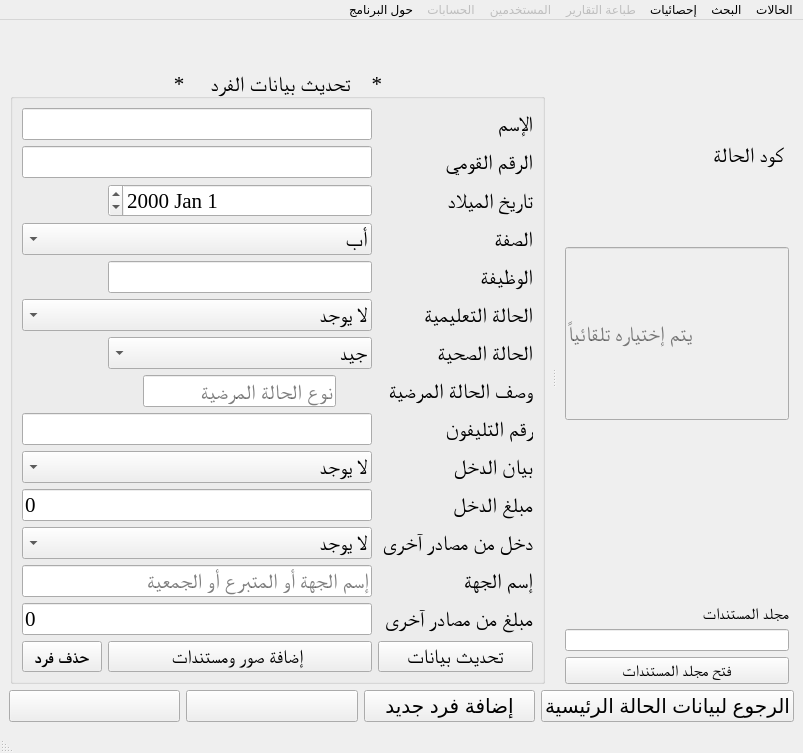
<?xml version="1.0" encoding="UTF-8"?>
<ui version="4.0">
 <class>update_people_in_form</class>
 <widget class="QMainWindow" name="update_people_in_form">
  <property name="geometry">
   <rect>
    <x>0</x>
    <y>0</y>
    <width>803</width>
    <height>708</height>
   </rect>
  </property>
  <property name="windowTitle">
   <string>برنامج جمعية مسجد الرحمن لإدارة الحالات - تحديث بيانات أفراد - نسخة تجريبية -</string>
  </property>
  <property name="layoutDirection">
   <enum>Qt::RightToLeft</enum>
  </property>
  <property name="styleSheet">
   <string notr="true">QPushButton{

    background-color:
        linear-gradient(#f0ff35, #a9ff00),
        radial-gradient(center 50% -40%, radius 200%, #b8ee36 45%, #80c800 50%);
    background-radius: 6, 5;
    background-insets: 0, 1;
    effect: dropshadow( three-pass-box , rgba(0,0,0,0.4) , 5, 0.0 , 0 , 1 );
    text-fill: #395306;

}</string>
  </property>
  <widget class="QWidget" name="centralwidget">
   <layout class="QGridLayout" name="gridLayout">
    <item row="0" column="1">
     <spacer name="verticalSpacer">
      <property name="font">
       <font>
        <family>Times New Roman</family>
       </font>
      </property>
      <property name="orientation">
       <enum>Qt::Vertical</enum>
      </property>
      <property name="sizeType">
       <enum>QSizePolicy::Fixed</enum>
      </property>
      <property name="sizeHint" stdset="0">
       <size>
        <width>20</width>
        <height>40</height>
       </size>
      </property>
     </spacer>
    </item>
    <item row="2" column="1">
     <layout class="QHBoxLayout" name="horizontalLayout">
      <item>
       <widget class="QPushButton" name="btn_back_to_case">
        <property name="font">
         <font>
          <pointsize>15</pointsize>
         </font>
        </property>
        <property name="styleSheet">
         <string notr="true"/>
        </property>
        <property name="text">
         <string>الرجوع لبيانات الحالة الرئيسية</string>
        </property>
       </widget>
      </item>
      <item>
       <widget class="QPushButton" name="btn_add_new_people">
        <property name="enabled">
         <bool>true</bool>
        </property>
        <property name="font">
         <font>
          <pointsize>15</pointsize>
         </font>
        </property>
        <property name="text">
         <string>إضافة فرد جديد</string>
        </property>
       </widget>
      </item>
      <item>
       <widget class="QPushButton" name="btn_show_cases">
        <property name="enabled">
         <bool>true</bool>
        </property>
        <property name="font">
         <font>
          <pointsize>15</pointsize>
         </font>
        </property>
        <property name="text">
         <string/>
        </property>
       </widget>
      </item>
      <item>
       <widget class="QPushButton" name="btn_search">
        <property name="enabled">
         <bool>true</bool>
        </property>
        <property name="font">
         <font>
          <pointsize>15</pointsize>
         </font>
        </property>
        <property name="text">
         <string/>
        </property>
       </widget>
      </item>
     </layout>
    </item>
    <item row="1" column="1">
     <widget class="QSplitter" name="splitter">
      <property name="font">
       <font>
        <family>Times New Roman</family>
       </font>
      </property>
      <property name="autoFillBackground">
       <bool>false</bool>
      </property>
      <property name="frameShape">
       <enum>QFrame::NoFrame</enum>
      </property>
      <property name="frameShadow">
       <enum>QFrame::Raised</enum>
      </property>
      <property name="lineWidth">
       <number>1</number>
      </property>
      <property name="midLineWidth">
       <number>0</number>
      </property>
      <property name="orientation">
       <enum>Qt::Horizontal</enum>
      </property>
      <property name="handleWidth">
       <number>20</number>
      </property>
      <widget class="QWidget" name="layoutWidget">
       <layout class="QFormLayout" name="formLayout">
        <item row="1" column="1">
         <widget class="QLabel" name="label">
          <property name="sizePolicy">
           <sizepolicy hsizetype="Preferred" vsizetype="Expanding">
            <horstretch>0</horstretch>
            <verstretch>0</verstretch>
           </sizepolicy>
          </property>
          <property name="font">
           <font>
            <family>Times New Roman</family>
            <pointsize>16</pointsize>
           </font>
          </property>
          <property name="text">
           <string> كود الحالة</string>
          </property>
         </widget>
        </item>
        <item row="2" column="1">
         <widget class="QLineEdit" name="c_id">
          <property name="enabled">
           <bool>false</bool>
          </property>
          <property name="sizePolicy">
           <sizepolicy hsizetype="Preferred" vsizetype="Expanding">
            <horstretch>100</horstretch>
            <verstretch>0</verstretch>
           </sizepolicy>
          </property>
          <property name="font">
           <font>
            <family>Times New Roman</family>
            <pointsize>16</pointsize>
           </font>
          </property>
          <property name="alignment">
           <set>Qt::AlignRight|Qt::AlignTrailing|Qt::AlignVCenter</set>
          </property>
          <property name="placeholderText">
           <string>يتم إختياره تلقائياً</string>
          </property>
         </widget>
        </item>
        <item row="5" column="1">
         <widget class="QLineEdit" name="folder_path"/>
        </item>
        <item row="4" column="1">
         <widget class="QLabel" name="label_2">
          <property name="font">
           <font>
            <pointsize>12</pointsize>
           </font>
          </property>
          <property name="text">
           <string>مجلد المستندات</string>
          </property>
         </widget>
        </item>
        <item row="6" column="1">
         <widget class="QPushButton" name="btn_open_folder">
          <property name="font">
           <font>
            <pointsize>12</pointsize>
           </font>
          </property>
          <property name="text">
           <string>فتح مجلد المستندات</string>
          </property>
         </widget>
        </item>
        <item row="3" column="1">
         <spacer name="verticalSpacer_2">
          <property name="orientation">
           <enum>Qt::Vertical</enum>
          </property>
          <property name="sizeHint" stdset="0">
           <size>
            <width>20</width>
            <height>40</height>
           </size>
          </property>
         </spacer>
        </item>
       </layout>
      </widget>
      <widget class="QGroupBox" name="groupBox">
       <property name="enabled">
        <bool>true</bool>
       </property>
       <property name="sizePolicy">
        <sizepolicy hsizetype="Preferred" vsizetype="Expanding">
         <horstretch>0</horstretch>
         <verstretch>0</verstretch>
        </sizepolicy>
       </property>
       <property name="font">
        <font>
         <family>Times New Roman</family>
         <pointsize>16</pointsize>
         <weight>50</weight>
         <bold>false</bold>
         <strikeout>false</strikeout>
        </font>
       </property>
       <property name="toolTip">
        <string/>
       </property>
       <property name="layoutDirection">
        <enum>Qt::RightToLeft</enum>
       </property>
       <property name="title">
        <string> *     تحديث بيانات الفرد    * </string>
       </property>
       <property name="alignment">
        <set>Qt::AlignCenter</set>
       </property>
       <property name="flat">
        <bool>false</bool>
       </property>
       <layout class="QGridLayout" name="gridLayout_2">
        <item row="15" column="1">
         <widget class="QPushButton" name="btn_update_people_now">
          <property name="sizePolicy">
           <sizepolicy hsizetype="Minimum" vsizetype="Expanding">
            <horstretch>0</horstretch>
            <verstretch>0</verstretch>
           </sizepolicy>
          </property>
          <property name="font">
           <font>
            <family>Times New Roman</family>
            <pointsize>15</pointsize>
           </font>
          </property>
          <property name="text">
           <string>تحديث بيانات</string>
          </property>
         </widget>
        </item>
        <item row="15" column="3">
         <widget class="QPushButton" name="btn_add_documents">
          <property name="sizePolicy">
           <sizepolicy hsizetype="Minimum" vsizetype="Expanding">
            <horstretch>0</horstretch>
            <verstretch>0</verstretch>
           </sizepolicy>
          </property>
          <property name="font">
           <font>
            <family>Times New Roman</family>
            <pointsize>14</pointsize>
           </font>
          </property>
          <property name="toolTip">
           <string/>
          </property>
          <property name="text">
           <string>إضافة صور ومستندات </string>
          </property>
         </widget>
        </item>
        <item row="6" column="3">
         <widget class="QComboBox" name="health_status">
          <property name="sizePolicy">
           <sizepolicy hsizetype="Preferred" vsizetype="Expanding">
            <horstretch>0</horstretch>
            <verstretch>0</verstretch>
           </sizepolicy>
          </property>
          <property name="font">
           <font>
            <family>Times New Roman</family>
            <pointsize>16</pointsize>
           </font>
          </property>
          <item>
           <property name="text">
            <string>جيد</string>
           </property>
          </item>
          <item>
           <property name="text">
            <string>متوسط</string>
           </property>
          </item>
          <item>
           <property name="text">
            <string>مريض</string>
           </property>
          </item>
          <item>
           <property name="text">
            <string>مرض مزمن</string>
           </property>
          </item>
         </widget>
        </item>
        <item row="5" column="1">
         <widget class="QLabel" name="label_8">
          <property name="sizePolicy">
           <sizepolicy hsizetype="Preferred" vsizetype="Expanding">
            <horstretch>0</horstretch>
            <verstretch>0</verstretch>
           </sizepolicy>
          </property>
          <property name="font">
           <font>
            <family>Times New Roman</family>
            <pointsize>16</pointsize>
           </font>
          </property>
          <property name="text">
           <string>الحالة التعليمية</string>
          </property>
         </widget>
        </item>
        <item row="5" column="3" colspan="2">
         <widget class="QComboBox" name="learn_status">
          <property name="sizePolicy">
           <sizepolicy hsizetype="Preferred" vsizetype="Expanding">
            <horstretch>0</horstretch>
            <verstretch>0</verstretch>
           </sizepolicy>
          </property>
          <property name="font">
           <font>
            <family>Times New Roman</family>
            <pointsize>16</pointsize>
           </font>
          </property>
          <item>
           <property name="text">
            <string>لا يوجد</string>
           </property>
          </item>
          <item>
           <property name="text">
            <string>محو أمية</string>
           </property>
          </item>
          <item>
           <property name="text">
            <string>حضانة</string>
           </property>
          </item>
          <item>
           <property name="text">
            <string>ابتدائي</string>
           </property>
          </item>
          <item>
           <property name="text">
            <string>اعدادى</string>
           </property>
          </item>
          <item>
           <property name="text">
            <string>ثانوي عام</string>
           </property>
          </item>
          <item>
           <property name="text">
            <string>ثانوي تجارى</string>
           </property>
          </item>
          <item>
           <property name="text">
            <string>ثانوي زراعي</string>
           </property>
          </item>
          <item>
           <property name="text">
            <string>ثانوي صناعي</string>
           </property>
          </item>
          <item>
           <property name="text">
            <string>جامعة</string>
           </property>
          </item>
          <item>
           <property name="text">
            <string>معهد</string>
           </property>
          </item>
         </widget>
        </item>
        <item row="4" column="1">
         <widget class="QLabel" name="label_25">
          <property name="sizePolicy">
           <sizepolicy hsizetype="Preferred" vsizetype="Expanding">
            <horstretch>0</horstretch>
            <verstretch>0</verstretch>
           </sizepolicy>
          </property>
          <property name="font">
           <font>
            <family>Times New Roman</family>
            <pointsize>16</pointsize>
           </font>
          </property>
          <property name="text">
           <string>الوظيفة</string>
          </property>
         </widget>
        </item>
        <item row="4" column="3">
         <widget class="QLineEdit" name="jop">
          <property name="sizePolicy">
           <sizepolicy hsizetype="Expanding" vsizetype="Expanding">
            <horstretch>0</horstretch>
            <verstretch>0</verstretch>
           </sizepolicy>
          </property>
          <property name="font">
           <font>
            <family>Times New Roman</family>
            <pointsize>16</pointsize>
           </font>
          </property>
         </widget>
        </item>
        <item row="3" column="1">
         <widget class="QLabel" name="label_16">
          <property name="sizePolicy">
           <sizepolicy hsizetype="Preferred" vsizetype="Expanding">
            <horstretch>0</horstretch>
            <verstretch>0</verstretch>
           </sizepolicy>
          </property>
          <property name="font">
           <font>
            <family>Times New Roman</family>
            <pointsize>16</pointsize>
           </font>
          </property>
          <property name="text">
           <string>الصفة</string>
          </property>
         </widget>
        </item>
        <item row="3" column="3" colspan="2">
         <widget class="QComboBox" name="parent_or_son">
          <property name="sizePolicy">
           <sizepolicy hsizetype="Preferred" vsizetype="Expanding">
            <horstretch>0</horstretch>
            <verstretch>0</verstretch>
           </sizepolicy>
          </property>
          <property name="font">
           <font>
            <family>Times New Roman</family>
            <pointsize>16</pointsize>
           </font>
          </property>
          <item>
           <property name="text">
            <string>أب</string>
           </property>
          </item>
          <item>
           <property name="text">
            <string>أم</string>
           </property>
          </item>
          <item>
           <property name="text">
            <string>ابن</string>
           </property>
          </item>
          <item>
           <property name="text">
            <string>ابنة</string>
           </property>
          </item>
          <item>
           <property name="text">
            <string>جد / جدة</string>
           </property>
          </item>
          <item>
           <property name="text">
            <string>عم / عمة</string>
           </property>
          </item>
          <item>
           <property name="text">
            <string>خال / خالة</string>
           </property>
          </item>
          <item>
           <property name="text">
            <string>حالة منفردة</string>
           </property>
          </item>
         </widget>
        </item>
        <item row="2" column="1">
         <widget class="QLabel" name="label_7">
          <property name="sizePolicy">
           <sizepolicy hsizetype="Preferred" vsizetype="Expanding">
            <horstretch>0</horstretch>
            <verstretch>0</verstretch>
           </sizepolicy>
          </property>
          <property name="font">
           <font>
            <family>Times New Roman</family>
            <pointsize>16</pointsize>
           </font>
          </property>
          <property name="text">
           <string>تاريخ الميلاد</string>
          </property>
         </widget>
        </item>
        <item row="2" column="3">
         <widget class="QDateEdit" name="dob">
          <property name="sizePolicy">
           <sizepolicy hsizetype="Minimum" vsizetype="Expanding">
            <horstretch>0</horstretch>
            <verstretch>0</verstretch>
           </sizepolicy>
          </property>
          <property name="font">
           <font>
            <family>Times New Roman</family>
            <pointsize>16</pointsize>
           </font>
          </property>
          <property name="layoutDirection">
           <enum>Qt::RightToLeft</enum>
          </property>
          <property name="locale">
           <locale language="English" country="UnitedStates"/>
          </property>
         </widget>
        </item>
        <item row="12" column="3" colspan="2">
         <widget class="QComboBox" name="other_income">
          <property name="sizePolicy">
           <sizepolicy hsizetype="Preferred" vsizetype="Expanding">
            <horstretch>0</horstretch>
            <verstretch>0</verstretch>
           </sizepolicy>
          </property>
          <property name="font">
           <font>
            <family>Times New Roman</family>
            <pointsize>16</pointsize>
           </font>
          </property>
          <item>
           <property name="text">
            <string>لا يوجد</string>
           </property>
          </item>
          <item>
           <property name="text">
            <string>كفالة كاملة</string>
           </property>
          </item>
          <item>
           <property name="text">
            <string>موسمية</string>
           </property>
          </item>
          <item>
           <property name="text">
            <string>علاج</string>
           </property>
          </item>
          <item>
           <property name="text">
            <string>مشروع لزيادة الدخل</string>
           </property>
          </item>
          <item>
           <property name="text">
            <string>أقارب</string>
           </property>
          </item>
          <item>
           <property name="text">
            <string>آخرى</string>
           </property>
          </item>
         </widget>
        </item>
        <item row="12" column="1">
         <widget class="QLabel" name="label_12">
          <property name="sizePolicy">
           <sizepolicy hsizetype="Preferred" vsizetype="Expanding">
            <horstretch>0</horstretch>
            <verstretch>0</verstretch>
           </sizepolicy>
          </property>
          <property name="font">
           <font>
            <family>Times New Roman</family>
            <pointsize>16</pointsize>
           </font>
          </property>
          <property name="text">
           <string>دخل من مصادر آخرى</string>
          </property>
         </widget>
        </item>
        <item row="13" column="3" colspan="2">
         <widget class="QLineEdit" name="name_of_other_income">
          <property name="sizePolicy">
           <sizepolicy hsizetype="Expanding" vsizetype="Expanding">
            <horstretch>0</horstretch>
            <verstretch>0</verstretch>
           </sizepolicy>
          </property>
          <property name="font">
           <font>
            <family>Times New Roman</family>
            <pointsize>16</pointsize>
           </font>
          </property>
          <property name="placeholderText">
           <string>إسم الجهة أو المتبرع أو الجمعية</string>
          </property>
         </widget>
        </item>
        <item row="13" column="1">
         <widget class="QLabel" name="label_13">
          <property name="sizePolicy">
           <sizepolicy hsizetype="Preferred" vsizetype="Expanding">
            <horstretch>0</horstretch>
            <verstretch>0</verstretch>
           </sizepolicy>
          </property>
          <property name="font">
           <font>
            <family>Times New Roman</family>
            <pointsize>16</pointsize>
           </font>
          </property>
          <property name="text">
           <string>إسم الجهة</string>
          </property>
         </widget>
        </item>
        <item row="14" column="3" colspan="2">
         <widget class="QLineEdit" name="salary_of_other_income">
          <property name="sizePolicy">
           <sizepolicy hsizetype="Expanding" vsizetype="Expanding">
            <horstretch>0</horstretch>
            <verstretch>0</verstretch>
           </sizepolicy>
          </property>
          <property name="font">
           <font>
            <family>Times New Roman</family>
            <pointsize>16</pointsize>
           </font>
          </property>
          <property name="text">
           <string>0</string>
          </property>
         </widget>
        </item>
        <item row="14" column="1">
         <widget class="QLabel" name="label_14">
          <property name="sizePolicy">
           <sizepolicy hsizetype="Preferred" vsizetype="Expanding">
            <horstretch>0</horstretch>
            <verstretch>0</verstretch>
           </sizepolicy>
          </property>
          <property name="font">
           <font>
            <family>Times New Roman</family>
            <pointsize>16</pointsize>
           </font>
          </property>
          <property name="text">
           <string>مبلغ من مصادر آخرى</string>
          </property>
         </widget>
        </item>
        <item row="15" column="4">
         <widget class="QPushButton" name="btn_delete_people_now">
          <property name="sizePolicy">
           <sizepolicy hsizetype="Minimum" vsizetype="Expanding">
            <horstretch>0</horstretch>
            <verstretch>0</verstretch>
           </sizepolicy>
          </property>
          <property name="font">
           <font>
            <family>Times New Roman</family>
            <pointsize>13</pointsize>
            <weight>75</weight>
            <bold>true</bold>
           </font>
          </property>
          <property name="toolTip">
           <string>يرجي مراعاة الدقة في الحذف لانه لا يمكن الرجوع عنه</string>
          </property>
          <property name="text">
           <string>حذف فرد</string>
          </property>
         </widget>
        </item>
        <item row="11" column="3" colspan="2">
         <widget class="QLineEdit" name="income_salary">
          <property name="sizePolicy">
           <sizepolicy hsizetype="Expanding" vsizetype="Expanding">
            <horstretch>0</horstretch>
            <verstretch>0</verstretch>
           </sizepolicy>
          </property>
          <property name="font">
           <font>
            <family>Times New Roman</family>
            <pointsize>16</pointsize>
           </font>
          </property>
          <property name="text">
           <string>0</string>
          </property>
         </widget>
        </item>
        <item row="9" column="1">
         <widget class="QLabel" name="label_9">
          <property name="sizePolicy">
           <sizepolicy hsizetype="Preferred" vsizetype="Expanding">
            <horstretch>0</horstretch>
            <verstretch>0</verstretch>
           </sizepolicy>
          </property>
          <property name="font">
           <font>
            <family>Times New Roman</family>
            <pointsize>16</pointsize>
           </font>
          </property>
          <property name="text">
           <string>رقم التليفون</string>
          </property>
         </widget>
        </item>
        <item row="11" column="1">
         <widget class="QLabel" name="label_11">
          <property name="sizePolicy">
           <sizepolicy hsizetype="Preferred" vsizetype="Expanding">
            <horstretch>0</horstretch>
            <verstretch>0</verstretch>
           </sizepolicy>
          </property>
          <property name="font">
           <font>
            <family>Times New Roman</family>
            <pointsize>16</pointsize>
           </font>
          </property>
          <property name="text">
           <string>مبلغ الدخل</string>
          </property>
         </widget>
        </item>
        <item row="6" column="1">
         <widget class="QLabel" name="label_23">
          <property name="sizePolicy">
           <sizepolicy hsizetype="Preferred" vsizetype="Expanding">
            <horstretch>0</horstretch>
            <verstretch>0</verstretch>
           </sizepolicy>
          </property>
          <property name="font">
           <font>
            <family>Times New Roman</family>
            <pointsize>16</pointsize>
           </font>
          </property>
          <property name="text">
           <string>الحالة الصحية</string>
          </property>
         </widget>
        </item>
        <item row="10" column="1">
         <widget class="QLabel" name="label_10">
          <property name="sizePolicy">
           <sizepolicy hsizetype="Preferred" vsizetype="Expanding">
            <horstretch>0</horstretch>
            <verstretch>0</verstretch>
           </sizepolicy>
          </property>
          <property name="font">
           <font>
            <family>Times New Roman</family>
            <pointsize>16</pointsize>
           </font>
          </property>
          <property name="text">
           <string>بيان الدخل</string>
          </property>
         </widget>
        </item>
        <item row="9" column="3" colspan="2">
         <widget class="QLineEdit" name="phone_no">
          <property name="sizePolicy">
           <sizepolicy hsizetype="Expanding" vsizetype="Expanding">
            <horstretch>0</horstretch>
            <verstretch>0</verstretch>
           </sizepolicy>
          </property>
          <property name="font">
           <font>
            <family>Times New Roman</family>
            <pointsize>16</pointsize>
           </font>
          </property>
         </widget>
        </item>
        <item row="10" column="3" colspan="2">
         <widget class="QComboBox" name="income_statement">
          <property name="sizePolicy">
           <sizepolicy hsizetype="Preferred" vsizetype="Expanding">
            <horstretch>0</horstretch>
            <verstretch>0</verstretch>
           </sizepolicy>
          </property>
          <property name="font">
           <font>
            <family>Times New Roman</family>
            <pointsize>16</pointsize>
           </font>
          </property>
          <item>
           <property name="text">
            <string>لا يوجد</string>
           </property>
          </item>
          <item>
           <property name="text">
            <string>حر</string>
           </property>
          </item>
          <item>
           <property name="text">
            <string>حكومي</string>
           </property>
          </item>
          <item>
           <property name="text">
            <string>معاش ضمان إجتماعي</string>
           </property>
          </item>
          <item>
           <property name="text">
            <string>معاش تأمينات</string>
           </property>
          </item>
         </widget>
        </item>
        <item row="7" column="3" alignment="Qt::AlignHCenter|Qt::AlignVCenter">
         <widget class="QLineEdit" name="Type_of_desease">
          <property name="sizePolicy">
           <sizepolicy hsizetype="Expanding" vsizetype="Expanding">
            <horstretch>0</horstretch>
            <verstretch>0</verstretch>
           </sizepolicy>
          </property>
          <property name="font">
           <font>
            <family>Times New Roman</family>
            <pointsize>16</pointsize>
           </font>
          </property>
          <property name="placeholderText">
           <string>نوع الحالة المرضية </string>
          </property>
         </widget>
        </item>
        <item row="7" column="1">
         <widget class="QLabel" name="label_24">
          <property name="sizePolicy">
           <sizepolicy hsizetype="Preferred" vsizetype="Expanding">
            <horstretch>0</horstretch>
            <verstretch>0</verstretch>
           </sizepolicy>
          </property>
          <property name="font">
           <font>
            <family>Times New Roman</family>
            <pointsize>16</pointsize>
           </font>
          </property>
          <property name="text">
           <string>وصف الحالة المرضية  </string>
          </property>
         </widget>
        </item>
        <item row="0" column="1">
         <widget class="QLabel" name="label_5">
          <property name="sizePolicy">
           <sizepolicy hsizetype="Preferred" vsizetype="Expanding">
            <horstretch>0</horstretch>
            <verstretch>0</verstretch>
           </sizepolicy>
          </property>
          <property name="font">
           <font>
            <family>Times New Roman</family>
            <pointsize>16</pointsize>
           </font>
          </property>
          <property name="text">
           <string>الإسم</string>
          </property>
         </widget>
        </item>
        <item row="1" column="3" colspan="2">
         <widget class="QLineEdit" name="nat_id">
          <property name="sizePolicy">
           <sizepolicy hsizetype="Expanding" vsizetype="Expanding">
            <horstretch>0</horstretch>
            <verstretch>0</verstretch>
           </sizepolicy>
          </property>
          <property name="font">
           <font>
            <family>Times New Roman</family>
            <pointsize>16</pointsize>
           </font>
          </property>
         </widget>
        </item>
        <item row="1" column="1">
         <widget class="QLabel" name="label_6">
          <property name="sizePolicy">
           <sizepolicy hsizetype="Preferred" vsizetype="Expanding">
            <horstretch>0</horstretch>
            <verstretch>0</verstretch>
           </sizepolicy>
          </property>
          <property name="font">
           <font>
            <family>Times New Roman</family>
            <pointsize>16</pointsize>
           </font>
          </property>
          <property name="text">
           <string>الرقم القومي</string>
          </property>
         </widget>
        </item>
        <item row="0" column="3" colspan="2">
         <widget class="QLineEdit" name="name">
          <property name="sizePolicy">
           <sizepolicy hsizetype="Expanding" vsizetype="Expanding">
            <horstretch>0</horstretch>
            <verstretch>0</verstretch>
           </sizepolicy>
          </property>
          <property name="font">
           <font>
            <family>Times New Roman</family>
            <pointsize>16</pointsize>
           </font>
          </property>
         </widget>
        </item>
       </layout>
      </widget>
     </widget>
    </item>
   </layout>
  </widget>
  <widget class="QMenuBar" name="menubar">
   <property name="geometry">
    <rect>
     <x>0</x>
     <y>0</y>
     <width>803</width>
     <height>21</height>
    </rect>
   </property>
   <widget class="QMenu" name="mn_cases">
    <property name="title">
     <string>الحالات</string>
    </property>
    <addaction name="mn_view_cases"/>
    <addaction name="separator"/>
    <addaction name="mn_input_cases"/>
    <addaction name="separator"/>
    <addaction name="mn_update_case"/>
   </widget>
   <widget class="QMenu" name="mn_search">
    <property name="title">
     <string>البحث</string>
    </property>
    <widget class="QMenu" name="mn_search_adv">
     <property name="title">
      <string>بحث متقدم</string>
     </property>
     <addaction name="mn_search_code"/>
     <addaction name="mn_search_name"/>
     <addaction name="mn_search_age"/>
     <addaction name="mn_search_natid"/>
     <addaction name="mn_search_salary"/>
     <addaction name="mn_search_jop"/>
     <addaction name="mn_search_count_f"/>
     <addaction name="mn_search_phone"/>
    </widget>
    <addaction name="mn_search_cmb"/>
    <addaction name="separator"/>
    <addaction name="mn_search_adv"/>
   </widget>
   <widget class="QMenu" name="mn_print">
    <property name="enabled">
     <bool>false</bool>
    </property>
    <property name="title">
     <string>طباعة التقارير</string>
    </property>
    <addaction name="action_15"/>
    <addaction name="action_16"/>
    <addaction name="action_17"/>
   </widget>
   <widget class="QMenu" name="mn_users">
    <property name="enabled">
     <bool>false</bool>
    </property>
    <property name="title">
     <string>المستخدمين</string>
    </property>
    <addaction name="action_18"/>
    <addaction name="action_19"/>
    <addaction name="action_20"/>
   </widget>
   <widget class="QMenu" name="mn_about">
    <property name="title">
     <string>حول البرنامج</string>
    </property>
    <addaction name="mn_explain"/>
    <addaction name="mn_contact"/>
   </widget>
   <widget class="QMenu" name="mn_accounting">
    <property name="enabled">
     <bool>false</bool>
    </property>
    <property name="title">
     <string>الحسابات</string>
    </property>
    <addaction name="action_1"/>
    <addaction name="action_2"/>
    <addaction name="action_3"/>
   </widget>
   <widget class="QMenu" name="mn_statistics">
    <property name="title">
     <string>إحصائيات</string>
    </property>
    <addaction name="mn_cases_counter"/>
   </widget>
   <addaction name="mn_cases"/>
   <addaction name="mn_search"/>
   <addaction name="mn_statistics"/>
   <addaction name="mn_print"/>
   <addaction name="mn_users"/>
   <addaction name="mn_accounting"/>
   <addaction name="mn_about"/>
  </widget>
  <widget class="QStatusBar" name="statusbar"/>
  <action name="mn_view_cases">
   <property name="text">
    <string>عرض الحالات</string>
   </property>
  </action>
  <action name="mn_input_cases">
   <property name="text">
    <string>ادخال بيانات</string>
   </property>
  </action>
  <action name="mn_update_case">
   <property name="text">
    <string>تحديث بيانات</string>
   </property>
  </action>
  <action name="mn_search_cmb">
   <property name="text">
    <string>بحث بالقوائم المنسدلة</string>
   </property>
  </action>
  <action name="mn_search_name">
   <property name="text">
    <string>بالاسم</string>
   </property>
  </action>
  <action name="mn_search_age">
   <property name="text">
    <string>بالسن</string>
   </property>
  </action>
  <action name="mn_search_natid">
   <property name="text">
    <string>الرقم القومي</string>
   </property>
  </action>
  <action name="mn_search_salary">
   <property name="text">
    <string>مبلغ الدخل</string>
   </property>
  </action>
  <action name="mn_search_jop">
   <property name="text">
    <string>الوظيفة</string>
   </property>
  </action>
  <action name="mn_search_count_f">
   <property name="text">
    <string>عدد أفراد الحالة</string>
   </property>
  </action>
  <action name="mn_search_phone">
   <property name="text">
    <string>رقم التليفون</string>
   </property>
  </action>
  <action name="action_15">
   <property name="text">
    <string>تجريبي 1</string>
   </property>
  </action>
  <action name="action_16">
   <property name="text">
    <string>تجريبي 2</string>
   </property>
  </action>
  <action name="action_17">
   <property name="text">
    <string>تجريبي 3</string>
   </property>
  </action>
  <action name="action_18">
   <property name="text">
    <string>تجريبي 1</string>
   </property>
  </action>
  <action name="action_19">
   <property name="text">
    <string>تجريبي 2</string>
   </property>
  </action>
  <action name="action_20">
   <property name="text">
    <string>تجريبي 3</string>
   </property>
  </action>
  <action name="mn_explain">
   <property name="text">
    <string>كيفية الاستخدام</string>
   </property>
  </action>
  <action name="mn_contact">
   <property name="text">
    <string>الاتصال بمطور البرنامج</string>
   </property>
  </action>
  <action name="action_1">
   <property name="enabled">
    <bool>true</bool>
   </property>
   <property name="text">
    <string>تجريبي 1</string>
   </property>
  </action>
  <action name="action_2">
   <property name="text">
    <string>تجريبي 2</string>
   </property>
  </action>
  <action name="action_3">
   <property name="text">
    <string>تجريبي 3</string>
   </property>
  </action>
  <action name="mn_search_code">
   <property name="text">
    <string>بالكود</string>
   </property>
  </action>
  <action name="mn_cases_counter">
   <property name="text">
    <string>عدد الحالات</string>
   </property>
  </action>
 </widget>
 <tabstops>
  <tabstop>name</tabstop>
  <tabstop>nat_id</tabstop>
  <tabstop>dob</tabstop>
  <tabstop>parent_or_son</tabstop>
  <tabstop>jop</tabstop>
  <tabstop>learn_status</tabstop>
  <tabstop>health_status</tabstop>
  <tabstop>Type_of_desease</tabstop>
  <tabstop>phone_no</tabstop>
  <tabstop>income_statement</tabstop>
  <tabstop>income_salary</tabstop>
  <tabstop>other_income</tabstop>
  <tabstop>name_of_other_income</tabstop>
  <tabstop>salary_of_other_income</tabstop>
  <tabstop>btn_update_people_now</tabstop>
  <tabstop>btn_add_documents</tabstop>
  <tabstop>btn_delete_people_now</tabstop>
  <tabstop>btn_back_to_case</tabstop>
  <tabstop>btn_add_new_people</tabstop>
  <tabstop>btn_show_cases</tabstop>
  <tabstop>btn_search</tabstop>
  <tabstop>folder_path</tabstop>
  <tabstop>btn_open_folder</tabstop>
  <tabstop>c_id</tabstop>
 </tabstops>
 <resources/>
 <connections/>
</ui>
